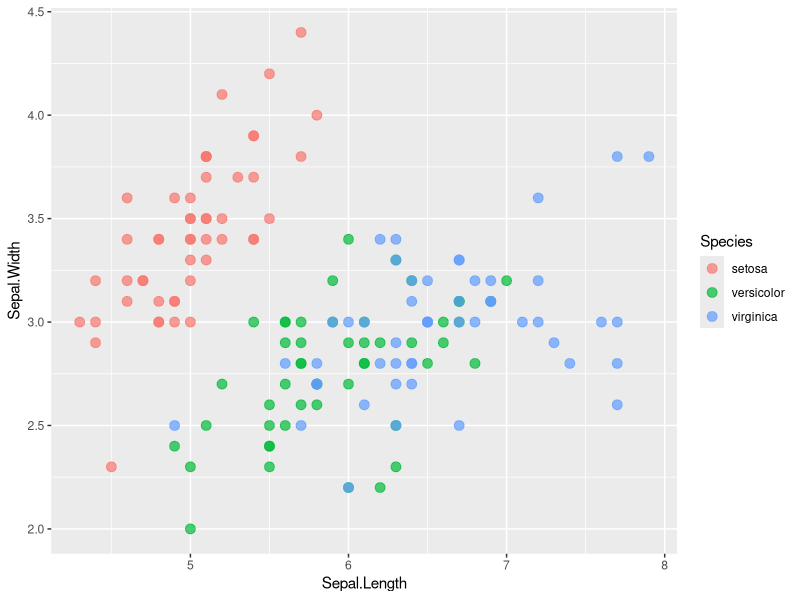
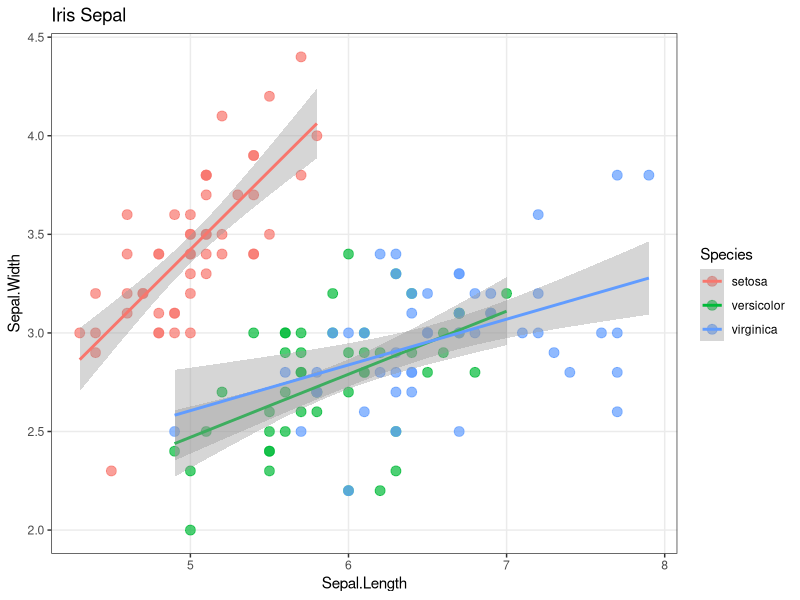
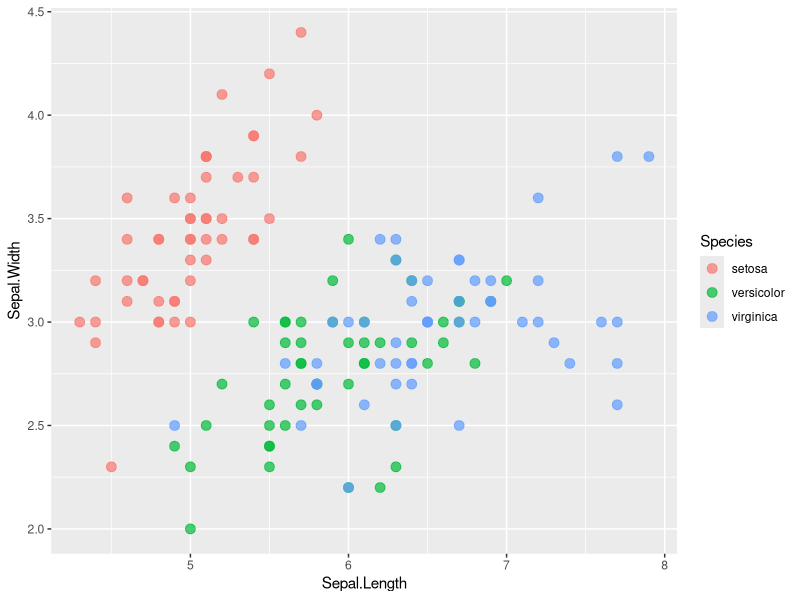
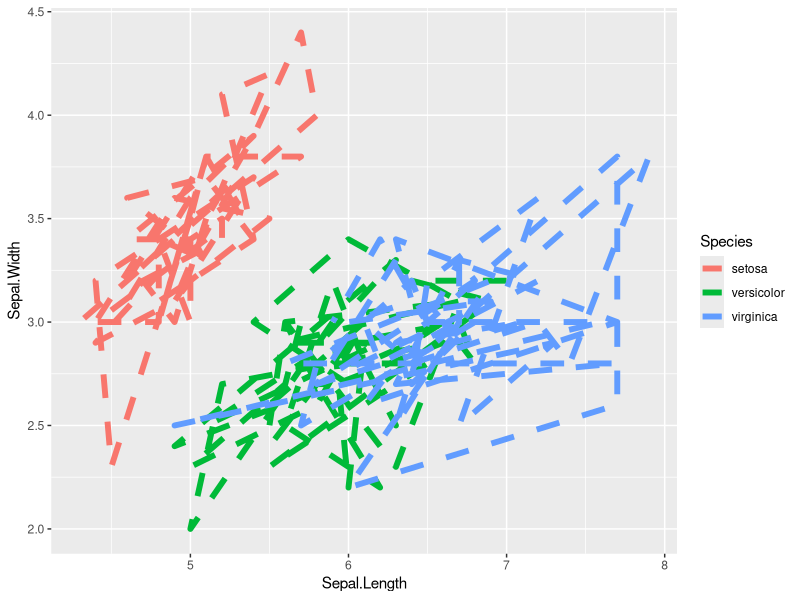
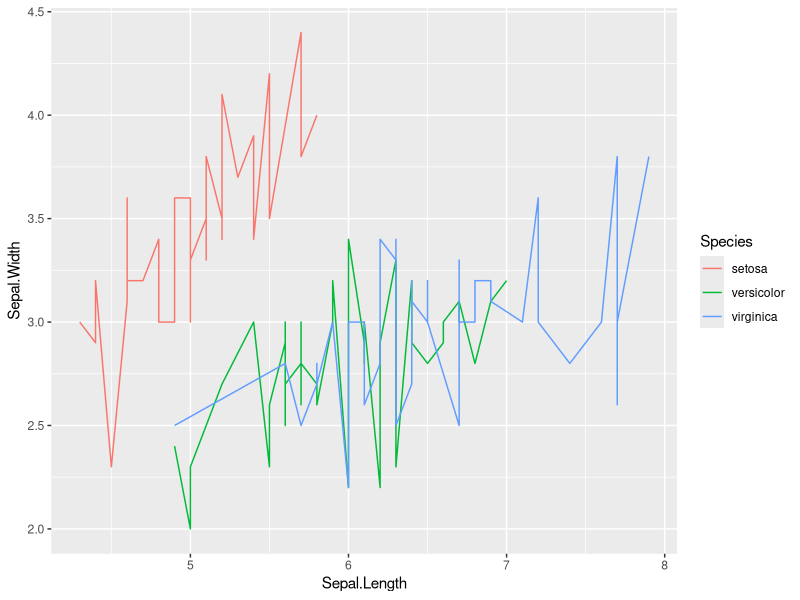
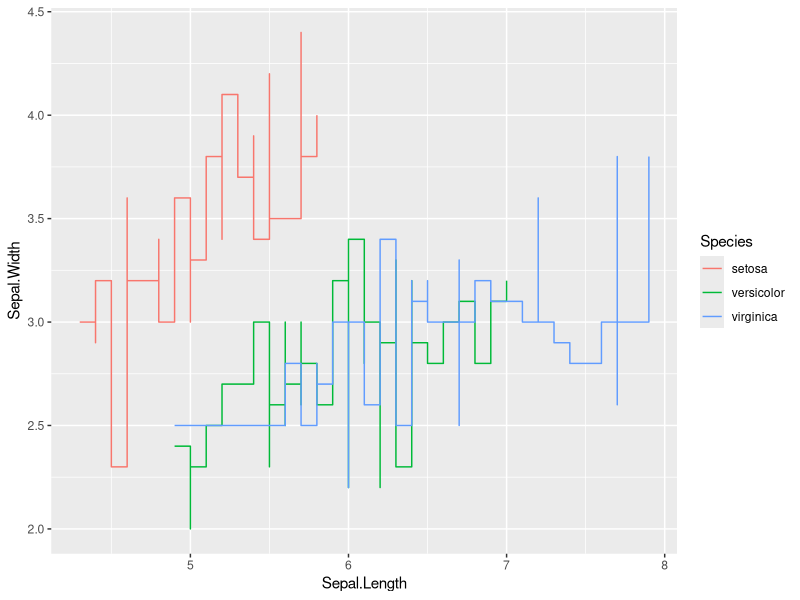
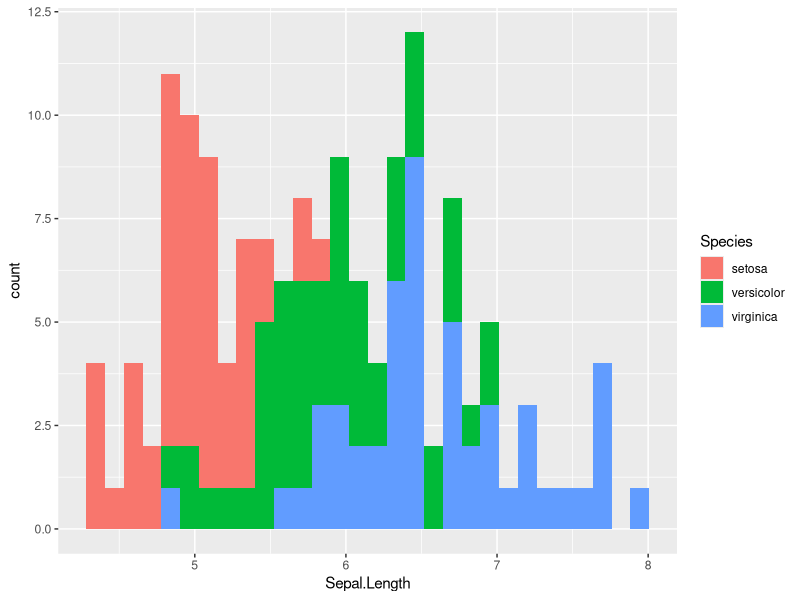
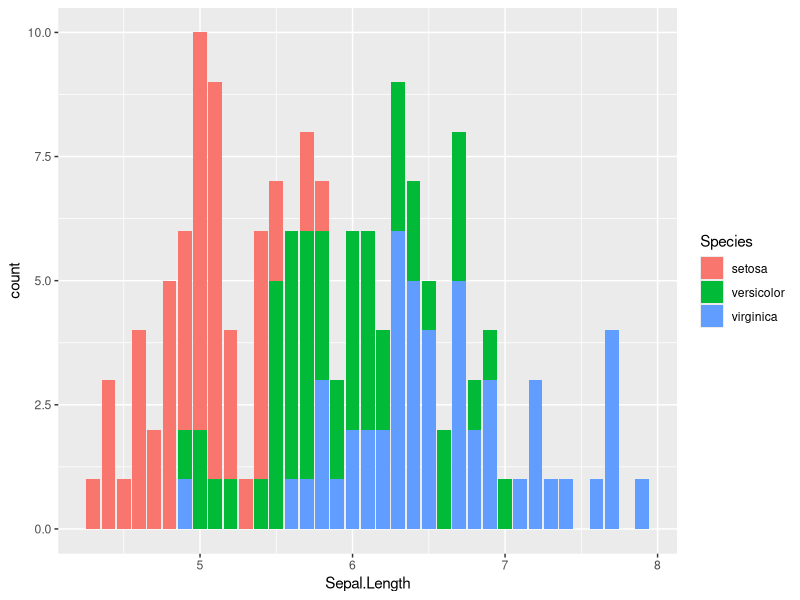

These charts were generated, in order, by the following R code:
# ggplot2による可視化のサンプル
# 参考：https://heavywatal.github.io/rstats/ggplot2.html


library(ggplot2)


# データと全体設定を持つggplotオブジェクトの作成
gp <- ggplot(iris, aes(x=Sepal.Length, y=Sepal.Width, color=Species))

## グラフのレイヤーを重ねる
# 散布図
gp <- gp + geom_point(size=3, alpha=0.7)

# 描画
print(gp)

## さらにグラフを重ねたり、タイトルやテーマの設定をしたり
gp = gp + geom_smooth(method=glm, method.args=list(family=gaussian))
gp = gp + labs(title="Iris Sepal")
gp = gp + theme_bw()
gp = gp + theme(panel.grid.minor=element_blank())
print(gp)

## ファイルに保存
ggsave("iris_sepal.png", gp)

# グラフの描画
# 散布図
gp0 <- ggplot(iris, aes(x=Sepal.Length, y=Sepal.Width, color=Species))
gp <- gp0 + geom_point(size=3, alpha=0.7)
print(gp)

# 折れ線(データ順に並ぶ)
gp <- gp0 + geom_path(size=2, linetype="dashed")
print(gp)

# 折れ線(x軸上の順で並ぶ)
gp <- gp0 + geom_line()
print(gp)

# 折れ線(階段状に結ぶ)
gp <- gp0 + geom_step() 
print(gp)

# ヒストグラム、密度曲線(棒グラフ(連続値をstat_bin() で切って))
gp0 <- ggplot(iris, aes(x=Sepal.Length))
gp <- gp0 + geom_histogram(aes(fill=Species))
print(gp)

# 棒グラフ
gp <- gp0 + geom_bar(aes(fill=Species))
print(gp)

# 折れ線
gp <- gp0 + geom_freqpoly()
print(gp)




